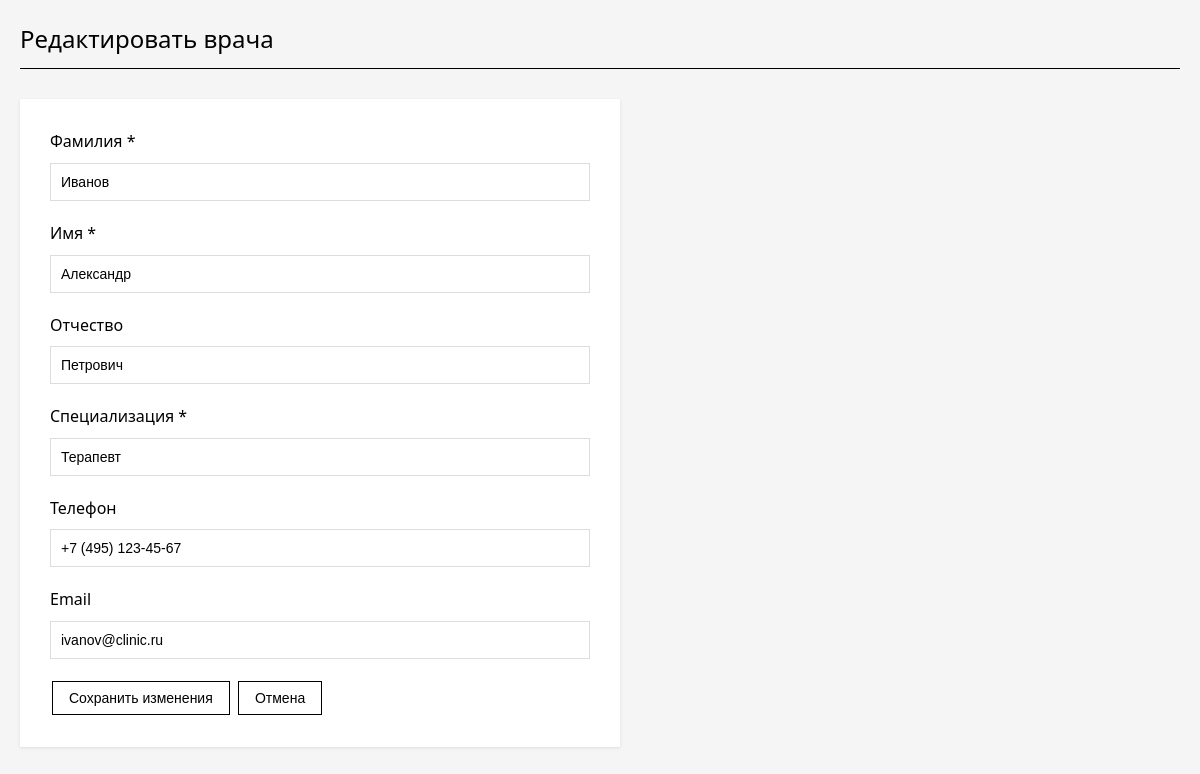
The page /edit.php?id=13 on the database its author committed.
### tables this page shows
CREATE TABLE doctors (
    id INTEGER PRIMARY KEY AUTOINCREMENT,
    last_name TEXT NOT NULL,
    first_name TEXT NOT NULL,
    middle_name TEXT,
    specialization TEXT NOT NULL,
    phone TEXT,
    email TEXT
);

### public/edit.php (the view, shortened to what this page needs)
<?php
$pdo = getPDO();
$id = $_GET['id'] ?? null;
$stmt = $pdo->prepare("SELECT * FROM doctors WHERE id = ?");
$stmt->execute([$id]);
$doctor = $stmt->fetch(PDO::FETCH_ASSOC);
?>
<!DOCTYPE html>
<html lang="ru">
<head>
    <link rel="stylesheet" href="css/style.css">
</head>
<body>
    <h1>Редактировать врача</h1>
    <div class="form-container">
        <form method="POST">
            <div class="form-group">
                <label for="last_name">Фамилия *</label>
                <input type="text" id="last_name" name="last_name" value="<?= htmlspecialchars($doctor['last_name']) ?>" required>
            </div>
            <div class="form-group">
                <label for="first_name">Имя *</label>
                <input type="text" id="first_name" name="first_name" value="<?= htmlspecialchars($doctor['first_name']) ?>" required>
            </div>
            <div class="form-group">
                <label for="middle_name">Отчество</label>
                <input type="text" id="middle_name" name="middle_name" value="<?= htmlspecialchars($doctor['middle_name']) ?>">
            </div>
            <div class="form-group">
                <label for="specialization">Специализация *</label>
                <input type="text" id="specialization" name="specialization" value="<?= htmlspecialchars($doctor['specialization']) ?>" required>
            </div>
            <div class="form-group">
                <label for="phone">Телефон</label>
                <input type="tel" id="phone" name="phone" value="<?= htmlspecialchars($doctor['phone']) ?>">
            </div>
            <div class="form-group">
                <label for="email">Email</label>
                <input type="email" id="email" name="email" value="<?= htmlspecialchars($doctor['email']) ?>">
            </div>
            <button type="submit">Сохранить изменения</button>
            <button type="button" onclick="location.href='index.php'">Отмена</button>
        </form>
    </div>
</body>
</html>

### public/css/style.css (style rules this page uses)
* { margin: 0; padding: 0; box-sizing: border-box; }
body { font-family: 'Segoe UI', Tahoma, Geneva, Verdana, sans-serif; line-height: 1.6; color: #000; background-color: #f5f5f5; padding: 20px; max-width: 1200px; margin: 0 auto; }
h1, h2, h3 { margin-bottom: 20px; color: #000; font-weight: 500; }
h1 { font-size: 24px; border-bottom: 1px solid #000; padding-bottom: 10px; margin-bottom: 30px; }
button, .btn { display: inline-block; padding: 8px 16px; background-color: #fff; color: #000; border: 1px solid #000; text-decoration: none; font-size: 14px; cursor: pointer; transition: all 0.3s ease; margin: 2px; }
.form-container { background-color: #fff; padding: 30px; box-shadow: 0 1px 3px rgba(0,0,0,0.1); margin: 20px 0; max-width: 600px; }
.form-group { margin-bottom: 20px; }
label { display: block; margin-bottom: 8px; font-weight: 500; color: #000; }
input, select, textarea { width: 100%; padding: 10px; border: 1px solid #ddd; font-size: 14px; color: #000; background-color: #fff; }

### rows shown on the page
doctors: last_name "Иванов", first_name "Александр", middle_name "Петрович", specialization "Терапевт", phone "+7 (495) 123-45-67", email "ivanov@clinic.ru"
